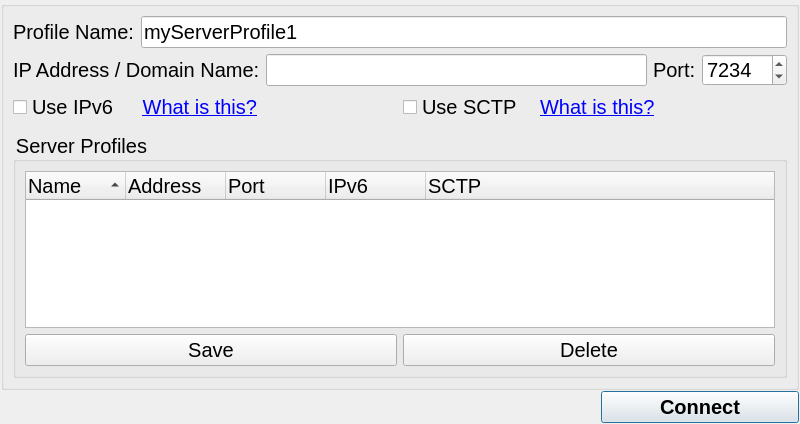
<?xml version="1.0" encoding="UTF-8"?>
<ui version="4.0">
 <class>joinNetworkGameDialog</class>
 <widget class="QDialog" name="joinNetworkGameDialog">
  <property name="geometry">
   <rect>
    <x>0</x>
    <y>0</y>
    <width>800</width>
    <height>424</height>
   </rect>
  </property>
  <property name="minimumSize">
   <size>
    <width>800</width>
    <height>424</height>
   </size>
  </property>
  <property name="maximumSize">
   <size>
    <width>800</width>
    <height>424</height>
   </size>
  </property>
  <property name="windowTitle">
   <string>Join Network Game</string>
  </property>
  <layout class="QGridLayout" name="gridLayout2">
   <property name="margin">
    <number>1</number>
   </property>
   <property name="spacing">
    <number>1</number>
   </property>
   <item row="1" column="0">
    <layout class="QHBoxLayout">
     <property name="spacing">
      <number>6</number>
     </property>
     <property name="margin">
      <number>0</number>
     </property>
     <item>
      <spacer>
       <property name="orientation">
        <enum>Qt::Horizontal</enum>
       </property>
       <property name="sizeHint" stdset="0">
        <size>
         <width>40</width>
         <height>20</height>
        </size>
       </property>
      </spacer>
     </item>
     <item>
      <widget class="QPushButton" name="pushButton_connect">
       <property name="minimumSize">
        <size>
         <width>198</width>
         <height>0</height>
        </size>
       </property>
       <property name="styleSheet">
        <string notr="true">QObject {font: bold 20px}</string>
       </property>
       <property name="text">
        <string>Connect</string>
       </property>
      </widget>
     </item>
    </layout>
   </item>
   <item row="0" column="0">
    <widget class="QGroupBox" name="groupBox">
     <property name="title">
      <string/>
     </property>
     <layout class="QGridLayout" name="gridLayout">
      <item row="0" column="0" colspan="2">
       <layout class="QHBoxLayout" name="horizontalLayout_2">
        <item>
         <widget class="QLabel" name="label_4">
          <property name="styleSheet">
           <string notr="true">QObject {font: 20px}</string>
          </property>
          <property name="text">
           <string>Profile Name:</string>
          </property>
          <property name="buddy">
           <cstring>lineEdit_profileName</cstring>
          </property>
         </widget>
        </item>
        <item>
         <widget class="QLineEdit" name="lineEdit_profileName">
          <property name="styleSheet">
           <string notr="true">QObject {font: 20px}</string>
          </property>
          <property name="text">
           <string>myServerProfile1</string>
          </property>
         </widget>
        </item>
       </layout>
      </item>
      <item row="1" column="0" colspan="2">
       <layout class="QHBoxLayout" name="horizontalLayout">
        <item>
         <widget class="QLabel" name="label">
          <property name="styleSheet">
           <string notr="true">QObject {font: 20px}</string>
          </property>
          <property name="text">
           <string>IP Address / Domain Name:</string>
          </property>
          <property name="buddy">
           <cstring>lineEdit_ipAddress</cstring>
          </property>
         </widget>
        </item>
        <item>
         <widget class="QLineEdit" name="lineEdit_ipAddress">
          <property name="styleSheet">
           <string notr="true">QObject {font: 20px}</string>
          </property>
         </widget>
        </item>
        <item>
         <widget class="QLabel" name="label_2">
          <property name="styleSheet">
           <string notr="true">QObject {font: 20px}</string>
          </property>
          <property name="text">
           <string>Port:</string>
          </property>
          <property name="buddy">
           <cstring>spinBox_port</cstring>
          </property>
         </widget>
        </item>
        <item>
         <widget class="QSpinBox" name="spinBox_port">
          <property name="styleSheet">
           <string notr="true">QObject {font: 20px}</string>
          </property>
          <property name="minimum">
           <number>80</number>
          </property>
          <property name="maximum">
           <number>65535</number>
          </property>
          <property name="value">
           <number>7234</number>
          </property>
         </widget>
        </item>
       </layout>
      </item>
      <item row="2" column="0">
       <layout class="QHBoxLayout">
        <property name="spacing">
         <number>6</number>
        </property>
        <property name="margin">
         <number>0</number>
        </property>
        <item>
         <widget class="QCheckBox" name="checkBox_ipv6">
          <property name="styleSheet">
           <string notr="true">QObject {font: 20px}</string>
          </property>
          <property name="text">
           <string>Use IPv6</string>
          </property>
         </widget>
        </item>
        <item>
         <widget class="QLabel" name="label_5">
          <property name="styleSheet">
           <string notr="true">QObject {font: 20px}</string>
          </property>
          <property name="text">
           <string>&lt;html&gt;&lt;head&gt;&lt;meta name=&quot;qrichtext&quot; content=&quot;1&quot; /&gt;&lt;style type=&quot;text/css&quot;&gt;
p, li { white-space: pre-wrap; }
&lt;/style&gt;&lt;/head&gt;&lt;body style=&quot; font-weight:400; font-style:normal; text-decoration:none;&quot;&gt;
&lt;p style=&quot; margin-top:0px; margin-bottom:0px; margin-left:0px; margin-right:0px; -qt-block-indent:0; text-indent:0px;&quot;&gt;   &lt;a href=&quot;http://en.wikipedia.org/wiki/Ipv6&quot;&gt;&lt;span style=&quot; text-decoration: underline; color:#0000ff;&quot;&gt;What is this?&lt;/span&gt;&lt;/a&gt;&lt;/p&gt;&lt;/body&gt;&lt;/html&gt;</string>
          </property>
          <property name="openExternalLinks">
           <bool>true</bool>
          </property>
         </widget>
        </item>
        <item>
         <spacer>
          <property name="orientation">
           <enum>Qt::Horizontal</enum>
          </property>
          <property name="sizeHint" stdset="0">
           <size>
            <width>131</width>
            <height>20</height>
           </size>
          </property>
         </spacer>
        </item>
       </layout>
      </item>
      <item row="2" column="1">
       <layout class="QHBoxLayout">
        <property name="spacing">
         <number>6</number>
        </property>
        <property name="margin">
         <number>0</number>
        </property>
        <item>
         <widget class="QCheckBox" name="checkBox_sctp">
          <property name="styleSheet">
           <string notr="true">QObject {font: 20px}</string>
          </property>
          <property name="text">
           <string>Use SCTP</string>
          </property>
         </widget>
        </item>
        <item>
         <widget class="QLabel" name="label_6">
          <property name="styleSheet">
           <string notr="true">QObject {font: 20px}</string>
          </property>
          <property name="text">
           <string>&lt;html&gt;&lt;head&gt;&lt;meta name=&quot;qrichtext&quot; content=&quot;1&quot; /&gt;&lt;style type=&quot;text/css&quot;&gt;
p, li { white-space: pre-wrap; }
&lt;/style&gt;&lt;/head&gt;&lt;body style=&quot; font-weight:400; font-style:normal; text-decoration:none;&quot;&gt;
&lt;p style=&quot; margin-top:0px; margin-bottom:0px; margin-left:0px; margin-right:0px; -qt-block-indent:0; text-indent:0px;&quot;&gt;  &lt;a href=&quot;http://en.wikipedia.org/wiki/Stream_Control_Transmission_Protocol&quot;&gt;&lt;span style=&quot; text-decoration: underline; color:#0000ff;&quot;&gt;What is this?&lt;/span&gt;&lt;/a&gt;&lt;/p&gt;&lt;/body&gt;&lt;/html&gt;</string>
          </property>
          <property name="openExternalLinks">
           <bool>true</bool>
          </property>
         </widget>
        </item>
        <item>
         <spacer>
          <property name="orientation">
           <enum>Qt::Horizontal</enum>
          </property>
          <property name="sizeHint" stdset="0">
           <size>
            <width>40</width>
            <height>20</height>
           </size>
          </property>
         </spacer>
        </item>
       </layout>
      </item>
      <item row="4" column="0" colspan="2">
       <widget class="QGroupBox" name="groupBox_2">
        <property name="styleSheet">
         <string notr="true">QObject {font: 20px}</string>
        </property>
        <property name="title">
         <string>Server Profiles</string>
        </property>
        <layout class="QGridLayout" name="gridLayout3">
         <property name="margin">
          <number>9</number>
         </property>
         <property name="spacing">
          <number>6</number>
         </property>
         <item row="0" column="0">
          <widget class="QTreeWidget" name="treeWidget">
           <property name="alternatingRowColors">
            <bool>true</bool>
           </property>
           <property name="indentation">
            <number>15</number>
           </property>
           <property name="rootIsDecorated">
            <bool>false</bool>
           </property>
           <property name="sortingEnabled">
            <bool>true</bool>
           </property>
           <property name="animated">
            <bool>true</bool>
           </property>
           <property name="allColumnsShowFocus">
            <bool>true</bool>
           </property>
           <column>
            <property name="text">
             <string>Name</string>
            </property>
           </column>
           <column>
            <property name="text">
             <string>Address</string>
            </property>
           </column>
           <column>
            <property name="text">
             <string>Port</string>
            </property>
           </column>
           <column>
            <property name="text">
             <string>IPv6</string>
            </property>
           </column>
           <column>
            <property name="text">
             <string>SCTP</string>
            </property>
           </column>
          </widget>
         </item>
         <item row="1" column="0">
          <layout class="QHBoxLayout">
           <property name="spacing">
            <number>6</number>
           </property>
           <property name="margin">
            <number>0</number>
           </property>
           <item>
            <widget class="QPushButton" name="pushButton_save">
             <property name="text">
              <string>Save</string>
             </property>
            </widget>
           </item>
           <item>
            <widget class="QPushButton" name="pushButton_delete">
             <property name="text">
              <string>Delete</string>
             </property>
            </widget>
           </item>
          </layout>
         </item>
        </layout>
       </widget>
      </item>
      <item row="3" column="0">
       <spacer name="verticalSpacer">
        <property name="orientation">
         <enum>Qt::Vertical</enum>
        </property>
        <property name="sizeHint" stdset="0">
         <size>
          <width>20</width>
          <height>40</height>
         </size>
        </property>
       </spacer>
      </item>
     </layout>
    </widget>
   </item>
  </layout>
 </widget>
 <tabstops>
  <tabstop>lineEdit_profileName</tabstop>
  <tabstop>lineEdit_ipAddress</tabstop>
  <tabstop>spinBox_port</tabstop>
  <tabstop>checkBox_ipv6</tabstop>
  <tabstop>checkBox_sctp</tabstop>
  <tabstop>treeWidget</tabstop>
  <tabstop>pushButton_save</tabstop>
  <tabstop>pushButton_delete</tabstop>
  <tabstop>pushButton_connect</tabstop>
 </tabstops>
 <resources/>
 <connections>
  <connection>
   <sender>pushButton_connect</sender>
   <signal>clicked()</signal>
   <receiver>joinNetworkGameDialog</receiver>
   <slot>accept()</slot>
   <hints>
    <hint type="sourcelabel">
     <x>376</x>
     <y>447</y>
    </hint>
    <hint type="destinationlabel">
     <x>33</x>
     <y>422</y>
    </hint>
   </hints>
  </connection>
  <connection>
   <sender>treeWidget</sender>
   <signal>itemDoubleClicked(QTreeWidgetItem*,int)</signal>
   <receiver>pushButton_connect</receiver>
   <slot>click()</slot>
   <hints>
    <hint type="sourcelabel">
     <x>113</x>
     <y>206</y>
    </hint>
    <hint type="destinationlabel">
     <x>394</x>
     <y>427</y>
    </hint>
   </hints>
  </connection>
 </connections>
</ui>
